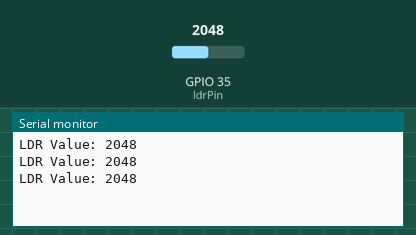
The sketch below on a simulated ESP32. Parts: the last lines printed to the serial monitor. The test bench sets the inputs (shaded band); at power-on: GPIO 35 (ldrPin) = 2048.

Above: at 1.3 s.
1.4 s: GPIO 35 (ldrPin) set to 2866
At 1.9 s:
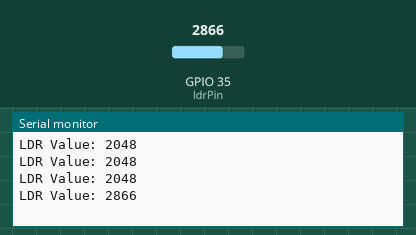
2.9 s: GPIO 35 (ldrPin) set to 3603
At 3.4 s:
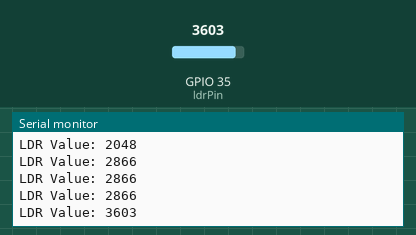
Timing chart, 0 to 5.9 s (numbered marks = the images above; inputs shaded):
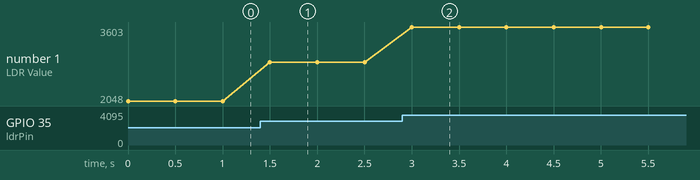

Measured:
- after the input at 1.4 s, the serial monitor: prints a new line after 0.10 s (image 1)
- after the input at 2.9 s, the serial monitor: prints a new line after 0.10 s (image 2)
- plotted number 1: 2048 → 2866 after the input at 1.4 s, 2866 → 3603 after the input at 2.9 s

The sketch:

ESP32-EASY-PROTO_LDR.ino
```cpp
// Define the pin connected to the LDR
const int ldrPin = 35;  // GPIO 35 (ADC1_7)

// Variable to store the LDR value
int ldrValue = 0;

void setup() {
  // Initialize serial communication at 115200 baud rate
  Serial.begin(115200);

  // Configure the LDR pin as an input
  pinMode(ldrPin, INPUT);
}

void loop() {
  // Read the analog value from the LDR
  ldrValue = analogRead(ldrPin);

  // Print the LDR value to the Serial Monitor
  Serial.print("LDR Value: ");
  Serial.println(ldrValue);

  // Add a small delay to avoid overwhelming the serial output
  delay(500);
}
```
